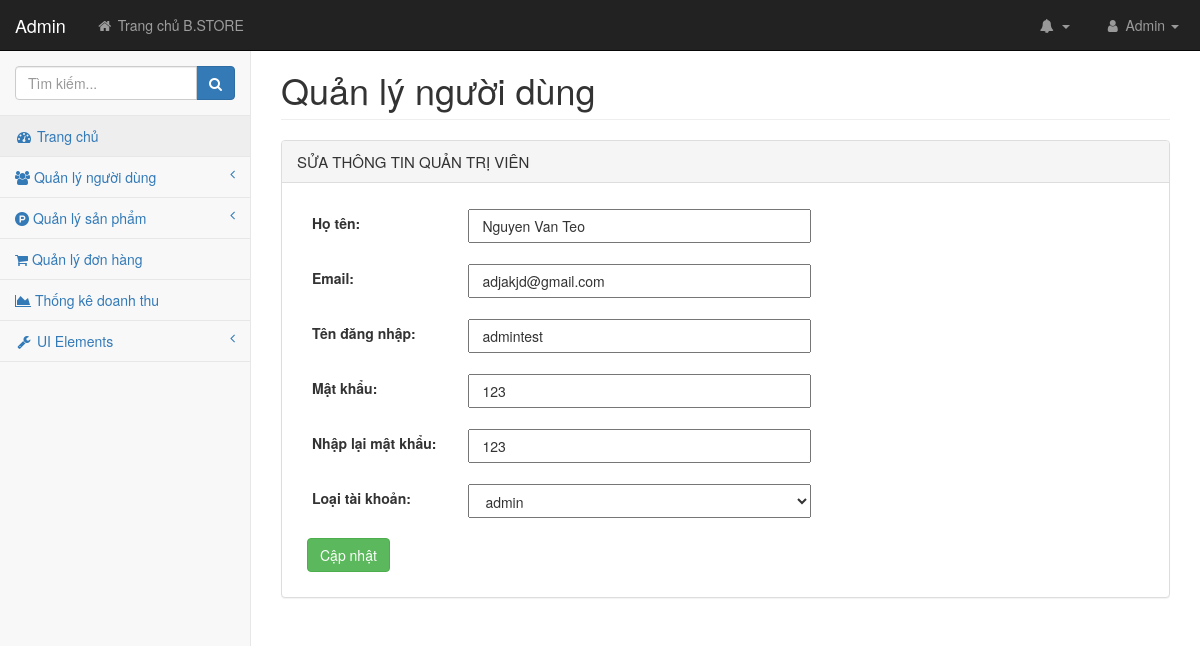
/admin/pages/useredit.php?username=admintest (signed in), run on the app's committed database.
### tables this page shows
CREATE TABLE `tbl_quantri` (
  `tenDangNhap` varchar(255) NOT NULL,
  `matKhau` varchar(255) NOT NULL,
  `tenNguoiQuanTri` varchar(255) NOT NULL,
  `thuDienTuQT` varchar(255) NOT NULL,
  `trangThai` varchar(255) NOT NULL DEFAULT 'Active',
  `maVaiTro` int(11) NOT NULL
);

CREATE TABLE `tbl_vaitro` (
  `maVaiTro` int(11) NOT NULL,
  `tenVaiTro` varchar(255) NOT NULL
);

### admin/lib/database.php (called while the page is built, shortened)
<?php
Class Database{
   public $host   = DB_HOST;
   public $user   = DB_USER;
   public $pass   = DB_PASS;
   public $dbname = DB_NAME;
   public $link;
private function connectDB(){
   $this->link = new mysqli($this->host, $this->user, $this->pass,
    $this->dbname);
 }
public function select($query){
  $result = $this->link->query($query) or
   die($this->link->error.__LINE__);
  if($result->num_rows > 0){
    return $result;
  } else {
    return false;
  }
 }
}

### admin/classes/user.php (called while the page is built, shortened)
<?php
	require_once '../lib/database.php';
?>
<?php
	class user
	{
		private $db;
		public function __construct()
		{
			$this->db = new Database();
		}
		public function getUserByName($name){
			$query = "SELECT * FROM tbl_quantri WHERE tenDangNhap = '$name' ";
			$result = $this->db->select($query);
			return $result;
		}
		public function show_usertype()
		{
			$query = "SELECT * FROM tbl_vaitro";
			$result = $this->db->select($query);
			return $result;
		}
	}
?>

### admin/pages/useredit.php (the view, shortened to what this page needs)
<?php include 'header.php'; ?>
<?php include_once '../classes/user.php'; ?>
<?php
    $user = new user();
    if (!isset($_GET['username']) || $_GET['username'] == ''){
        echo "<script>window.location = 'userlist.php'</script>";
    }else{
        $name = $_GET['username'];
    }
?>
            <div id="page-wrapper">
                <div class="container-fluid">
                    <div class="row">
                        <div class="col-lg-12">
                            <h1 class="page-header">Quản lý người dùng</h1>
                        </div>
                    </div>
                    <div class="panel panel-default">
                        <div class="panel-heading">
                            <span class="textHeading">Sửa thông tin quản trị viên</span>
                        </div>
                        <div class="panel-body">
                        <?php
                            $userList = $user->getUserByName($name);
                            if ($userList){
                                while ($result_user = $userList->fetch_assoc()) {
                        ?>
                            <form action="" method="POST" enctype="multipart/form-data" name="formUser" onsubmit="return validationForm()">
                                <table style="width: 100%;">
                                <tr>
                                    <td class="tabLabel">
                                        <label class="labelAddProduct">Họ tên:  </label>
                                    </td>
                                    <td>
                                        <input type="text" name="tenNguoiQuanTri" value="<?php echo $result_user['tenNguoiQuanTri'] ?>" class="inputAddProduct" autofocus>
                                    </td>
                                </tr>
                                <tr>
                                    <td class="tabLabel">
                                        <label class="labelAddProduct">Email: </label>
                                    </td>
                                    <td>
                                        <input type="email" name="thuDienTuQT" value="<?php echo $result_user['thuDienTuQT'] ?>" class="inputAddProduct" >
                                    </td>
                                </tr>
                                  <tr>
                                    <td class="tabLabel">
                                        <label class="labelAddProduct">Tên đăng nhập: </label>
                                    </td>
                                    <td>
                                        <input type="text" name="tenDangNhap" value="<?php echo $result_user['tenDangNhap'] ?>" class="inputAddProduct" >
                                    </td>
                                </tr>
                                 <tr>
                                    <td class="tabLabel">
                                        <label class="labelAddProduct">Mật khẩu: </label>
                                    </td>
                                    <td>
                                        <input type="text" name="matKhau" value="<?php echo $result_user['matKhau'] ?>" class="inputAddProduct" >
                                    </td>
                                </tr>
                                <tr>
                                    <td class="tabLabel">
                                        <label class="labelAddProduct">Nhập lại mật khẩu: </label>
                                    </td>
                                    <td>
                                        <input type="text" name="matKhau2" value="<?php echo $result_user['matKhau'] ?>" class="inputAddProduct" >
                                    </td>
                                </tr>
                                 <tr>
                                    <td class="tabLabel">
                                        <label class="labelAddProduct">Loại tài khoản: </label>
                                    </td>
                                    <td>
                                        <select class="inputAddProduct" name="maVaiTro" required>
                                            <?php
                                                $userTypeList = $user->show_usertype();
                                                if ($userTypeList){
                                                    while ($result_type = $userTypeList->fetch_assoc()) {
                                            ?>
                                            <option
                                            <?php
                                                if ($result_type['maVaiTro'] == $result_user['maVaiTro'] ){ echo 'selected'; }
                                            ?>
                                            value="<?php echo $result_type['maVaiTro']; ?>"><?php echo $result_type['tenVaiTro']; ?>
                                            </option>
                                            <?php
                                                }
                                            }
                                            ?>
                                        </select>
                                    </td>
                                </tr>
                                 </table>
                                 <input type="submit" name="submit" value="Cập nhật" class="btn btn-success" style="margin: 10px;">
                            </form>
                            <?php
                                }
                            }
                            ?>
                         </div>
                    </div>
                                </div>
                            </div>
                        </div>
        <link rel="stylesheet" type="text/css" href="../css/style.css">
    </body>
</html>

### admin/css/style.css (style rules this page uses)
.inputAddProduct { width: 50%; height: 34px; padding: 6px 12px; font-size: 14px; }
.labelAddProduct { font-size: 14px; padding: 15px; }
td.tabLabel { width: 20%; }
.textHeading { font-size: 15px; text-transform: uppercase; }

### admin/css/startmin.css (style rules this page uses)
body { background-color: #f8f8f8; }
#page-wrapper { padding-top: 30px; min-height: 568px; background-color: #fff; }
@media (min-width:768px) { #page-wrapper { position: inherit; margin-left: 250px; padding: 30px 15px 0 15px; border-left: 1px solid #e7e7e7; } }

### data on the page
tbl_quantri: tenNguoiQuanTri "Nguyen Van Teo", thuDienTuQT "adjakjd@gmail.com", tenDangNhap "admintest", matKhau "123", matKhau2 "123", maVaiTro "admin"

### other printed values
Session::get('tenNguoiQuanTri') "Admin"
